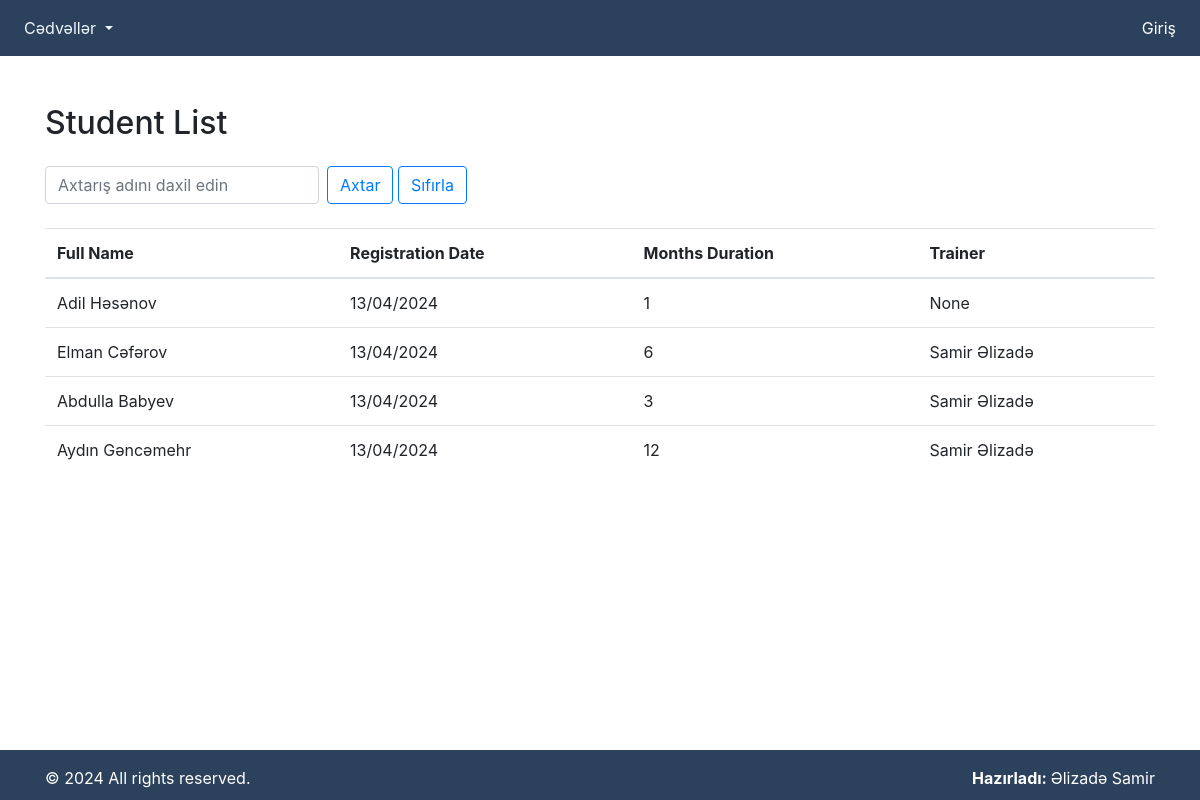
The page / on the database its author committed.
### fitness/models.py (models this page shows, shortened)
class Student(models.Model):
    full_name = models.CharField(max_length=100)
    registration_date = models.DateField(default=timezone.now)
    months_duration = models.ForeignKey(MonthlyPricing, on_delete=models.CASCADE, null=True, blank=True)
    trainer = models.ForeignKey(Trainer, on_delete=models.CASCADE, null=True, blank=True)

class MonthlyPricing(models.Model):
    month = models.IntegerField()
    price = models.FloatField()
    def __str__(self) -> str:
        return f"{self.month}"

class Trainer(models.Model):
    full_name = models.CharField(max_length=100)
    registration_date = models.DateField(default=timezone.now)
    monthly_fee = models.IntegerField()
    student_fee = models.IntegerField()
    def __str__(self) -> str:
        return f"{self.full_name}"

### fitness/views.py (the view)
# urls.py: path('', student_list, name='student_list'),
def student_list(request):
    students = Student.objects.all()
    query = request.GET.get('q')
    if query:
        students = students.filter(full_name__icontains=query)
    return render(request, 'student_list.html', {'students': students})

### templates/student_list.html (shortened to what this page needs)
{% include "index.html" %}
{% block content %}
<div class="container mt-5">
    <h2 class="mb-4">Student List</h2>
    <form method="GET" class="mb-3">
        <div class="form-inline mb-4">
            <input type="text" name="q" class="form-control mr-sm-2" placeholder="Axtarış adını daxil edin">
            <button class="btn btn-outline-primary my-2 my-sm-0" type="submit">Axtar</button>
            <a href="{% url 'student_list' %}"><button class="btn btn-outline-primary my-2 my-sm-0" type="submit">Sıfırla</button>
            </a>
        </div>
    </form>
    <table class="table">
        <thead>
            <tr>
                <th scope="col">Full Name</th>
                <th scope="col">Registration Date</th>
                <th scope="col">Months Duration</th>
                <th scope="col">Trainer</th>
            </tr>
        </thead>
        <tbody>
            {% for student in students %}
            <tr>
                <td>{{ student.full_name }}</td>
                <td>{{ student.registration_date|date:"d/m/Y" }}</td>
                <td>{{ student.months_duration }}</td>
                <td>{{ student.trainer }}</td>
            </tr>
            {% endfor %}
        </tbody>
    </table>
</div>
{% endblock content %}

### rows shown on the page
Student: full_name "Adil Həsənov", registration_date "13/04/2024", months_duration "1", trainer "None"
Student: full_name "Elman Cəfərov", registration_date "13/04/2024", months_duration "6", trainer "Samir Əlizadə"
Student: full_name "Abdulla Babyev", registration_date "13/04/2024", months_duration "3", trainer "Samir Əlizadə"
Student: full_name "Aydın Gəncəmehr", registration_date "13/04/2024", months_duration "12", trainer "Samir Əlizadə"
